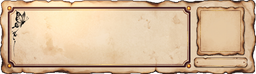
#> input picture game/assets/ui/dialog_window.png, 256 x 74 px, shrunk from 1400 x 405 before the run
$ python make_s9_t9_art.py
#> lines starting #> are read from the running program, lines starting #| are printed output that depends on the picture
#!/usr/bin/env python3
# ★[S9-T9 / ADR-0067 아트 스코프] T1 2인 슬라이스 아트 패스 후처리 글루
# (ADR-0001 허용 = 생성물 정리·규격 정합, 변환 엔진 아님).
#
# PixelLab 생성 raw → 게임 규격으로 굳힌다. 규칙은 make_s8_art.py(관계 심화 패스)와 **같다** —
#   [asset-ruleset §8.1] 하드 알파 · [§9] 저승 muted · [ADR-0050] 32-native · [§3] 발치 앵커
# 새 규칙을 세우지 않는다(패스마다 계수가 갈리면 인벤 한 줄·실내 한 방에서 톤이 튄다).
#
#   1) 우편함 프롭        32×32     assets/props/mailbox.png
#   2) 책 아이콘          32×32     assets/books/book_icon.png
#   3) 노트 아이콘        32×32     assets/books/note_icon.png
#   4) 혼백관 서가 좌대   32×12     assets/props/museum_shelf.png
#   5) 편지지 대화창      1400×405  assets/ui/letter_window.png   ← ★생성 0(파생물)
#
# ★ 5)만 PixelLab 생성물이 아니라 **기존 대화창(dialog_window.png)에서 파생**한다. 편지 읽기 UI는
#   신규 위젯이 아니라 *같은 창의 다른 종이*라는 것이 T3의 설계고(읽기 UI = 대화창 재사용),
#   그 "결 정합"을 보장하는 가장 확실한 방법은 같은 원본에서 굽는 것이다 — 프레임·초상화 칸·
#   이름판 비율이 픽셀 단위로 동일해야 main의 DLG_F_* 상수가 두 스킨에 그대로 맞는다.
#   (새로 생성하면 그 비율이 반드시 어긋나고, 그 순간 이름판·초상화가 프레임 밖으로 샌다.)
#
# ★ 멱등: raw에서 매번 새로 굽는다(최종 PNG를 재입력으로 쓰지 않음).
# 사용: python3 tools/make_s9_t9_art.py   (game/ 에서)
import colorsys
import os
from PIL import Image

ROOT = os.path.dirname(os.path.dirname(os.path.abspath(__file__)))
PROPS = os.path.join(ROOT, "assets", "props")
BOOKS = os.path.join(ROOT, "assets", "books")
UI = os.path.join(ROOT, "assets", "ui")

TILE = 32
ALPHA_CUT = 128    # [§8.1] 하드 알파(반투명 AA 엣지 금지 — 헤일로 방지)

# [§9] 저승 muted — 계수는 make_s8_art.py와 **동일**이다.
ICON_SAT, ICON_VAL = 0.90, 0.97   # 아이콘(인벤 격자에서 광물·메뉴·부적과 나란히 뜬다)
PROP_SAT, PROP_VAL = 0.85, 0.95   # 월드 프롭(우편함은 집 마당 기물 층 — 우물·화분 옆에 선다)
# 혼백관 서가만 한 단 더 죽인다: 생성물이 붉은 칠 목재로 나왔는데 그 방의 기존 좌대는
# draw_rect 어두운 갈색(0.26,0.24,0.22)이다. 같은 방 같은 줄에 서므로 붉음을 눌러 합류시킨다.
SHELF_SAT, SHELF_VAL = 0.62, 0.90


def hard_alpha(img: Image.Image) -> Image.Image:
    px = img.load()
    for y in range(img.height):
        for x in range(img.width):
            r, g, b, a = px[x, y]
            px[x, y] = (r, g, b, 255 if a >= ALPHA_CUT else 0)
    return img


def mute(rgb, sat_mul: float, val_mul: float):
    """[§9] 저승 muted — 채도·명도만 눌러 형태·정체색은 보존."""
    r, g, b = (c / 255.0 for c in rgb)
    h, s, v = colorsys.rgb_to_hsv(r, g, b)
    s = max(0.0, min(1.0, s * sat_mul))
    v = max(0.0, min(1.0, v * val_mul))
    r, g, b = colorsys.hsv_to_rgb(h, s, v)
    return (int(r * 255 + 0.5), int(g * 255 + 0.5), int(b * 255 + 0.5))


def apply_px(img: Image.Image, fn) -> Image.Image:
    px = img.load()
    for y in range(img.height):
        for x in range(img.width):
            p = px[x, y]
            if p[3] < ALPHA_CUT:
                px[x, y] = (0, 0, 0, 0)
                continue
            px[x, y] = fn(p[:3]) + (255,)
    return img


def _fit(img: Image.Image, w: int, h: int, anchor: str) -> Image.Image:
    """콘텐츠를 w×h 캔버스에 다시 앉힌다. anchor='center'(아이콘) / 'bottom'(월드 프롭) / 'top'."""
    box = img.getbbox()
    if box is None:
        return img
    content = img.crop(box)
    if content.width > w or content.height > h:
        content = content.resize((min(content.width, w), min(content.height, h)), Image.NEAREST)
    out = Image.new("RGBA", (w, h), (0, 0, 0, 0))
    x = (w - content.width) // 2
    if anchor == "center":
        y = (h - content.height) // 2
    elif anchor == "top":
        y = 0
    else:
        y = h - content.height
    out.paste(content, (x, max(0, y)), content)
    return out


def _bake(raw_path: str, out_path: str, w: int, h: int, anchor: str,
          sat: float, val: float, crop_bottom: int = 0) -> None:
    """raw → 하드 알파 → muted → (아래 crop_bottom줄 버림) → w×h 앵커 재정렬 → 저장.

    crop_bottom = 생성물이 구워 온 **접지 그림자**를 걷어내는 줄 수다([§1] 그림자는 오버레이라
    아트에 굽지 않는다). 콘텐츠 bbox 기준으로 자르므로 여백 위치에 안 흔들린다.
    """
    if not os.path.exists(raw_path):
        print("  ! raw 없음: %s" % raw_path)
        return
    img = Image.open(raw_path).convert("RGBA")
    hard_alpha(img)
    apply_px(img, lambda c: mute(c, sat, val))
    if crop_bottom > 0:
        box = img.getbbox()
        if box is not None and box[3] - box[1] > crop_bottom:
            img = img.crop((box[0], box[1], box[2], box[3] - crop_bottom))
    out = _fit(img, w, h, anchor)
    os.makedirs(os.path.dirname(out_path), exist_ok=True)
    out.save(out_path)
    print("  %s %dx%d" % (os.path.relpath(out_path, ROOT), out.size[0], out.size[1]))


# ── 1) 우편함 프롭 ──────────────────────────────────────────────────────────
# HOME 야외 MAILBOX_TILE(46,10) 한 칸. `_prop_tex("mailbox")`가 파일만 있으면 자동으로 집는다
# (main.gd 무수정 — `_draw_mailbox`가 이미 텍스처 우선 분기다).
# ★★ **미독 깃발을 굽지 않는다.** 붉은 깃발은 `_draw_mailbox`가 상태에 따라 절차로 덧그린다 —
#    아트에 구우면 읽은 뒤에도 깃발이 남아 배지가 거짓말을 한다(상태를 아트에 굽지 않는 규율).
# ★ 세로 32 고정: 발치 앵커(`oy + TILE - h`)라 32를 넘기면 위로 솟고, 깃발이 서는 자리
#    (ox+23, oy+3)를 함 몸통이 덮어 깃발이 안 보인다.
def build_mailbox() -> None:
    _bake(os.path.join(PROPS, "raw", "mailbox_raw.png"),
          os.path.join(PROPS, "mailbox.png"), TILE, TILE, "bottom", PROP_SAT, PROP_VAL)


# ── 2·3) 책·노트 아이콘 ─────────────────────────────────────────────────────
# CAT_BOOK 23종(책 8 + 노트 15)이 **이 두 장을 공유한다**(권별 아트 0). 근거: 인벤 슬롯에서
# 책은 "무엇인지"가 아니라 "책인지"만 읽히면 되고, 어느 권인지는 툴팁·제목이 이미 말한다.
# 23장을 따로 구우면 32² 격자에서 서로 구분도 안 되면서 교체 비용만 23배가 된다.
# ★ 두 장을 **한눈에 가르는 것이 유일한 요구**다: 책 = 그을린 남색 + 금박(두껍고 각짐) /
#   노트 = 바랜 종이 + 접힌 자국(얇고 찌그러짐). 폴백 색박스가 쓰던 색 언어를 그대로 잇는다
#   (item_catalog.tool_color_of — 책 #47..3d5c · 노트 #c7b894).
def build_book_icons() -> None:
    _bake(os.path.join(BOOKS, "raw", "book_icon_raw.png"),
          os.path.join(BOOKS, "book_icon.png"), TILE, TILE, "center", ICON_SAT, ICON_VAL)
    _bake(os.path.join(BOOKS, "raw", "note_icon_raw.png"),
          os.path.join(BOOKS, "note_icon.png"), TILE, TILE, "center", ICON_SAT, ICON_VAL)


# ── 4) 혼백관 서가 좌대 ─────────────────────────────────────────────────────
# 8좌가 40px 간격으로 늘어선 서가 줄의 좌대 한 칸(`_draw_museum_room`). 폭 32는 간격 40 안에
# 8px 여유를 남긴다 — 40을 넘기면 옆 좌대와 겹치고 방(x8..19) 우측 벽을 뚫는다.
# ★ 높이 12: 원래 draw_rect가 Rect2(bp, (20,10))라 좌대 윗면이 bp.y다. 그 위에 꽂힌 책등
#   (bp+(6,-14), 8×14)이 **서는 바닥**이 그 선이므로, 아트도 bp.y에서 아래로만 자라야 한다
#   (= top 앵커). 위로 자라면 책등을 가린다.
# ★ crop_bottom=3: 생성물이 좌대 밑에 접지 그림자를 구워 왔다. 이 방의 좌대는 벽 서가라
#   바닥 그림자가 붙을 자리가 아니고(§1 그림자 = 오버레이), 남기면 8좌가 전부 떠 보인다.
def build_museum_shelf() -> None:
    _bake(os.path.join(PROPS, "raw", "museum_shelf_raw.png"),
          os.path.join(PROPS, "museum_shelf.png"), TILE, 12, "top", SHELF_SAT, SHELF_VAL,
          crop_bottom=3)


# ── 5) 편지지 대화창(생성 0 — dialog_window.png 파생) ───────────────────────
# 편지·책 읽기에만 서는 **같은 창의 다른 종이**다. 두 가지만 바꾼다:
#   ㉠ 종이를 한 단 **밝고 덜 붉게**(그을린 한지 → 갓 접힌 편지지). 채도만 눌러 프레임 장식·
#      먹 나비의 형태는 그대로 남긴다 — 창이 바뀐 게 아니라 종이가 바뀐 것으로 읽혀야 한다.
#   ㉡ **가로 접은 자국 두 줄**(3등분 — 편지를 접는 방식). 어두운 1px 밑에 밝은 1px을 붙여
#      "눌린 골"로 읽히게 한다. 알파가 있는 픽셀에만 그어 프레임 밖으로 새지 않는다.
# ★★ 크기·비율을 **절대 바꾸지 않는다**(1400×405 그대로). main의 DLG_F_TEXT/PORT/NAME은 창
#    크기 대비 **비율 상수**라, 두 스킨의 크기가 다르면 한쪽에서 초상화·이름판이 어긋난다.
FOLD_DARK = 0.86     # 접힌 골(어둡게)
FOLD_LIGHT = 1.07    # 골 바로 위 능선(밝게)
PAPER_SAT, PAPER_VAL = 0.74, 1.06   # 그을린 한지 → 편지지(덜 붉고 한 단 밝게)


def build_letter_window() -> None:
    src = os.path.join(UI, "dialog_window.png")
    if not os.path.exists(src):
        print("  ! 원본 없음: %s" % src)
        return
    img = Image.open(src).convert("RGBA")
#> img is the input picture: PIL image 256x74 RGBA; mean R, G, B, A 206.8, 178.4, 146.9, 248
    apply_px(img, lambda c: mute(c, PAPER_SAT, PAPER_VAL))
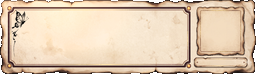
#> img: PIL image 256x74 RGBA; mean R, G, B, A 216.8, 194.7, 170.2, 248.4; transparent parts drawn white
    px = img.load()
    w, h = img.size
    for k in (1, 2):                       # 3등분 = 접은 자국 두 줄
        y = h * k // 3
        for x in range(w):
            for yy, mul in ((y, FOLD_DARK), (y - 1, FOLD_LIGHT)):
                if yy < 0 or yy >= h:
                    continue
                r, g, b, a = px[x, yy]
                if a < ALPHA_CUT:
                    continue               # 프레임 밖(투명)에는 안 긋는다
                px[x, yy] = (min(255, int(r * mul)), min(255, int(g * mul)),
                             min(255, int(b * mul)), a)
    img.save(os.path.join(UI, "letter_window.png"))
    print("  assets/ui/letter_window.png %dx%d" % img.size)
#|   assets/ui/letter_window.png 256x74


if __name__ == "__main__":
    print("S9-T9 T1 2인 슬라이스 아트 패스 후처리")
    build_mailbox()
    build_book_icons()
    build_museum_shelf()
    build_letter_window()
